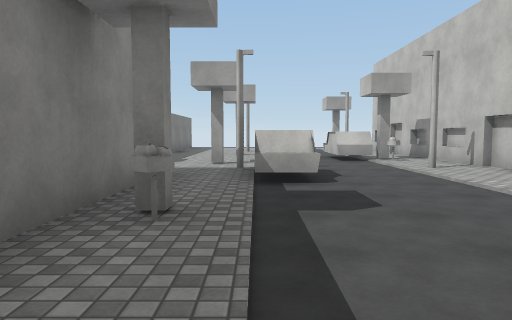
[1] (above)

20 first-person views from a walk through a Unity game level. The camera is 1.4 m above the floor, tilts 4° down and sees 70° across. The floor is counted in squares, 2 m on a side. Each view is taken from the middle of a square. On the plan, view 1 faces up. The plan holds only what a view shows up to about 11 squares ahead; the rest is blank. The place goes on beyond the plan. The player is left out. Some surface patterns are stand-ins.

[2]
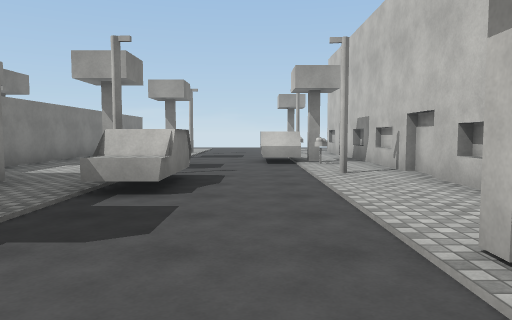

[3]
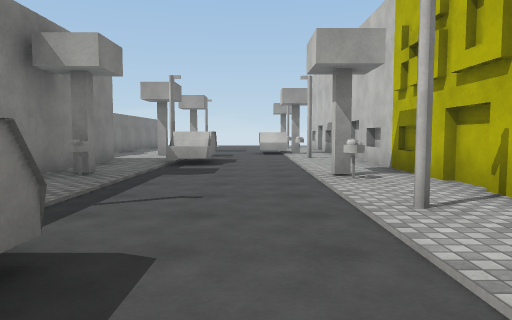

[4]
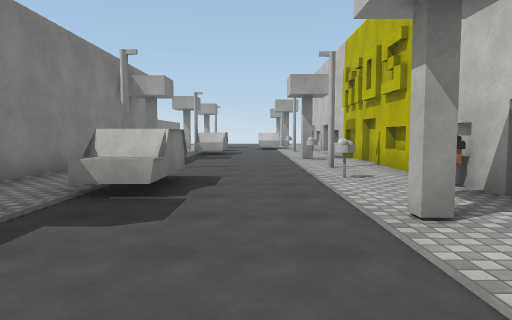

[5]
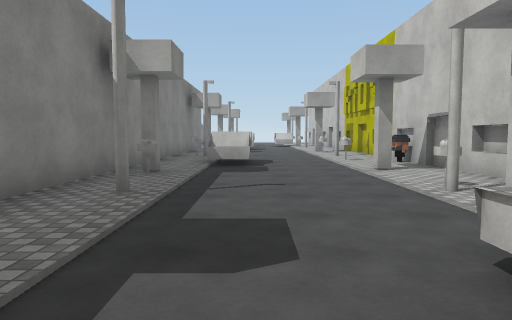

[6]
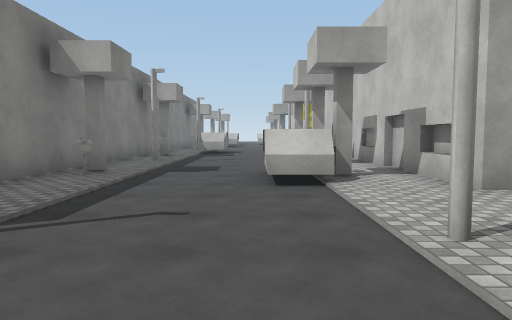

[7]
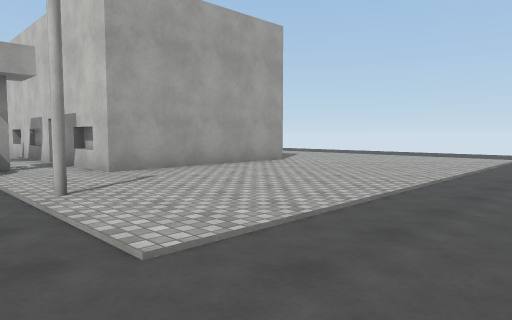

[8]
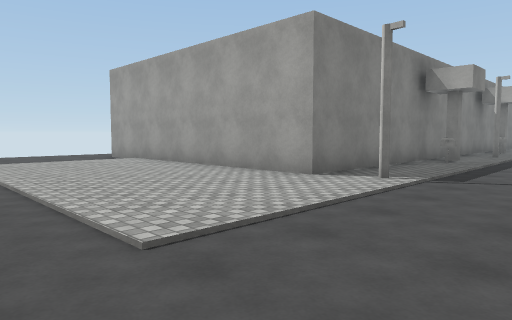

[9]
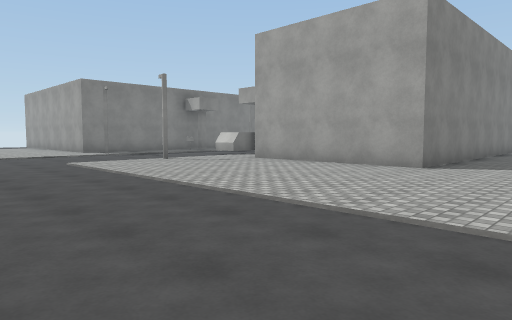

[10]
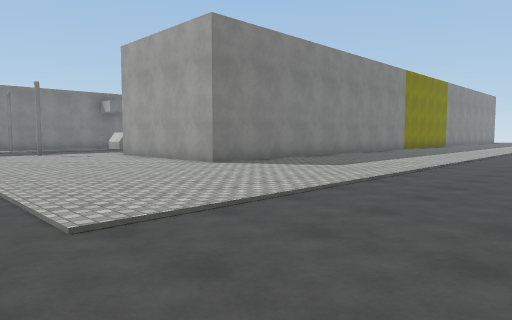

[11]
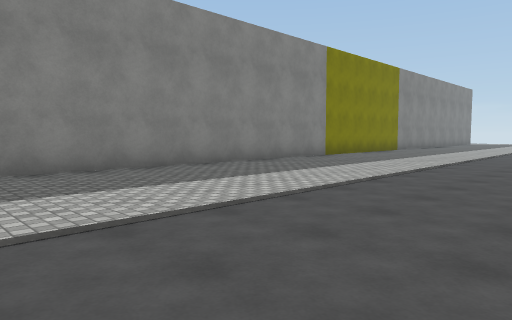

[12]
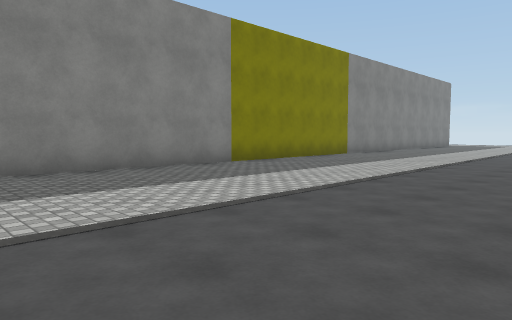

[13]
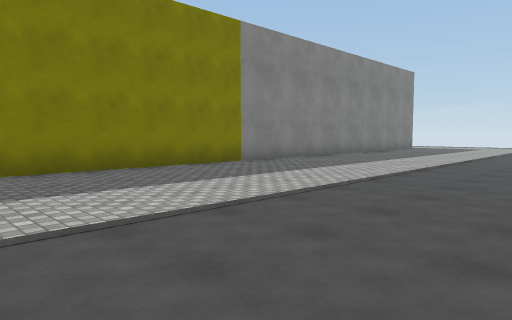

[14]
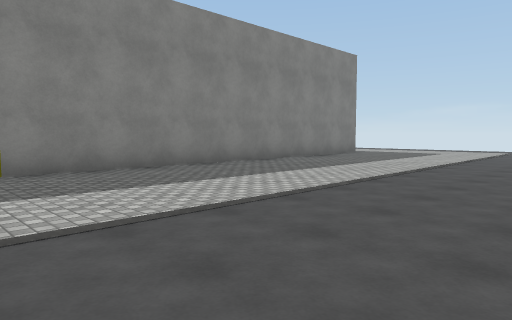

[15]
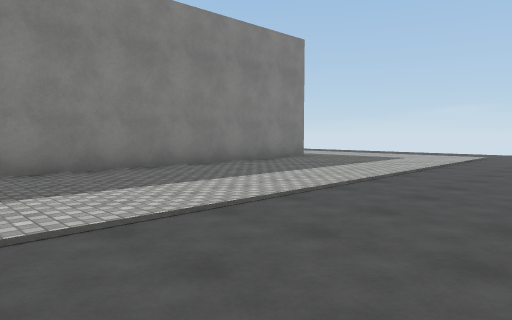

[16]
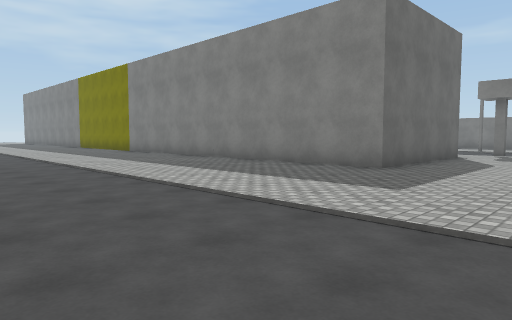

[17]
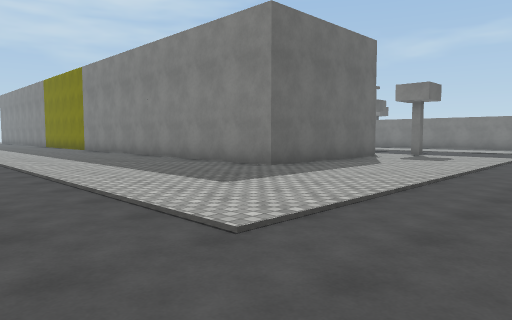

[18]
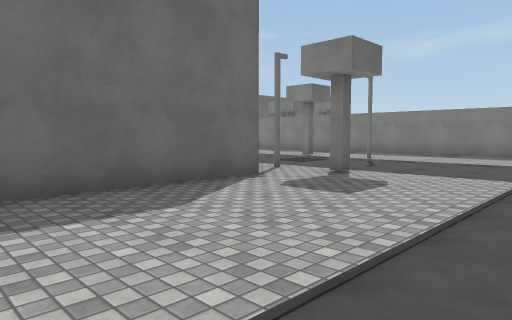

[19]
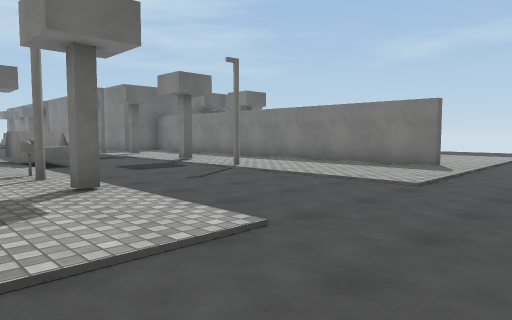

[20]
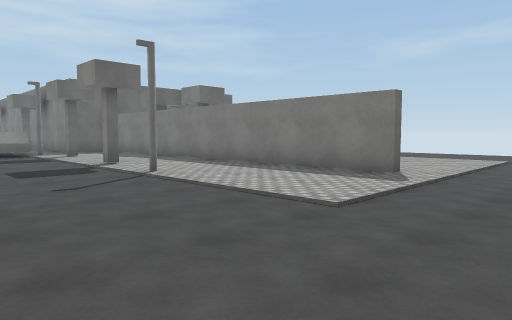

### Floor plan
Points are (right, up) in squares from view 1. A wall is a line through its corners. A room is listed if a view was taken in it or the views show most of it. See-through windows are left out.
Room 1 (views 1, 2, 3, 4, 5, 6, 7, 8, 9, 10, 11, 12, 13, 14, 15, 16, 17, 18, 19, 20)
walls: (4.9, 0) (4.9, 0.6); (4.7, 1.4) (4.7, 6.6); (4.9, 1.5) (4.9, 2.2); (4.7, -3.7) (4.7, 1.3); (0.8, -1) (0.8, -3); (1, -2.4) (-0.1, -2.4) (-0.1, -2.8); (4.9, -5.4) (4.9, -4.8); (4.9, 5.4) (4.9, 5.9); (1, 5.9) (-0.1, 5.9); (4.7, 6.8) (4.7, 11.8); (4.9, 6.9) (4.9, 7.6); (4.7, -9) (4.7, -4.4); (0.3, 7.1) (0.8, 7.1) (0.8, 5.2); (-1.5, 6.2) (-1.5, -14.1) (-8.8, -14.1); (4.9, -10.6) (4.9, -10); (3.1, -10.9) (2.1, -10.9); (3.1, -11.1) (2.1, -11.1); (2.2, 9.5) (2.2, 10.9) (2.6, 10.9); (4.9, 10.5) (4.9, 11.1); (3, 11.5) (3, 10.5); (4.6, 14.7) (9.3, 14.7) (9.3, -11.7) (4.7, -11.7) (4.7, -9.4); (-3, 17.4) (-3, 8.2)
low walls: (0.8, -3) (-0.1, -3); (0.8, 5.2) (-0.1, 5.2); (2.2, 11.5) (2.8, 11.5)
ways out: opening at (-3.7, 19)
objects: other object (-1, -10); other object (-1, -9); other object (-1, -5); other object (-1, 0); other object (-1, 3); other object (-1, 8); other object (-1, 12); other object (3, -9); other object (3, -8); other object (3, -6); other object (3, -4); other object (3, -2); other object (3, 2); other object (3, 3); other object (3, 9); other object (3, 10); other object (3, 13); other object (3, 15); other object (4, -2)

Positions as (right, up) in squares from view 1, and headings:
1: (0, 0), facing up
2: (2, 1), facing up
3: (2, -3), facing up
4: (2, -7), facing up
5: (1, -11), facing up
6: (2, -16), facing up
7: (2, -18), facing up-right
8: (2, -19), facing up-left
9: (12, -19), facing up-left
10: (16, -17), facing up-left
11: (16, -11), facing up-left
12: (16, -7), facing up-left
13: (16, -2), facing up-left
14: (16, 3), facing up-left
15: (16, 6), facing up-left
16: (16, 18), facing down-left
17: (15, 20), facing down-left
18: (9, 19), facing down-left
19: (5, 20), facing down-left
20: (3, 20), facing down-left
